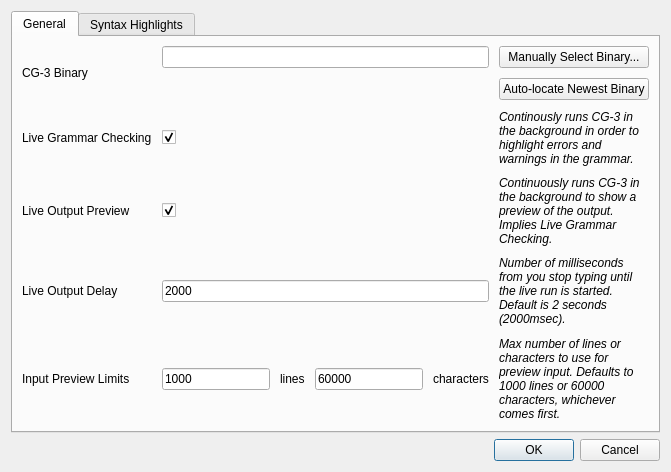
<?xml version="1.0" encoding="UTF-8"?>
<ui version="4.0">
 <class>OptionsDialog</class>
 <widget class="QDialog" name="OptionsDialog">
  <property name="minimumSize">
   <size>
    <width>650</width>
    <height>300</height>
   </size>
  </property>
  <property name="windowTitle">
   <string>Options</string>
  </property>
  <layout class="QVBoxLayout">
   <item>
    <widget class="QTabWidget" name="tabWidget">
     <property name="currentIndex">
      <number>0</number>
     </property>
     <widget class="QWidget" name="tabGeneral">
      <attribute name="title">
       <string>General</string>
      </attribute>
      <layout class="QGridLayout">
       <property name="spacing">
        <number>10</number>
       </property>
       <item row="0" column="0">
        <widget class="QLabel" name="label">
         <property name="text">
          <string>CG-3 Binary</string>
         </property>
        </widget>
       </item>
       <item row="0" column="1">
        <layout class="QVBoxLayout">
         <item>
          <widget class="QLineEdit" name="optBinary">
           <property name="minimumSize">
            <size>
             <width>200</width>
             <height>0</height>
            </size>
           </property>
          </widget>
         </item>
         <item>
          <widget class="QLabel" name="lblRevision"/>
         </item>
        </layout>
       </item>
       <item row="0" column="2">
        <layout class="QVBoxLayout">
         <item>
          <widget class="QPushButton" name="btnBinaryManual">
           <property name="text">
            <string>Manually Select Binary...</string>
           </property>
          </widget>
         </item>
         <item>
          <widget class="QPushButton" name="btnBinaryAuto">
           <property name="text">
            <string>Auto-locate Newest Binary</string>
           </property>
          </widget>
         </item>
        </layout>
       </item>
       <item row="1" column="0">
        <widget class="QLabel" name="label_2">
         <property name="text">
          <string>Live Grammar Checking</string>
         </property>
        </widget>
       </item>
       <item row="1" column="1">
        <widget class="QCheckBox" name="optCheckGrammar">
         <property name="text">
          <string/>
         </property>
         <property name="checked">
          <bool>true</bool>
         </property>
        </widget>
       </item>
       <item row="1" column="2">
        <widget class="QLabel" name="label_3">
         <property name="text">
          <string>&lt;i&gt;Continously runs CG-3 in the background in order to highlight errors and warnings in the grammar.&lt;/i&gt;</string>
         </property>
         <property name="wordWrap">
          <bool>true</bool>
         </property>
        </widget>
       </item>
       <item row="2" column="0">
        <widget class="QLabel" name="label_4">
         <property name="text">
          <string>Live Output Preview</string>
         </property>
        </widget>
       </item>
       <item row="2" column="1">
        <widget class="QCheckBox" name="optPreviewOutput">
         <property name="text">
          <string/>
         </property>
         <property name="checked">
          <bool>true</bool>
         </property>
        </widget>
       </item>
       <item row="2" column="2">
        <widget class="QLabel" name="label_5">
         <property name="text">
          <string>&lt;i&gt;Continuously runs CG-3 in the background to show a preview of the output.&lt;br/&gt;Implies Live Grammar Checking.&lt;/i&gt;</string>
         </property>
         <property name="wordWrap">
          <bool>true</bool>
         </property>
        </widget>
       </item>
       <item row="3" column="0">
        <widget class="QLabel" name="label_7">
         <property name="text">
          <string>Live Output Delay</string>
         </property>
        </widget>
       </item>
       <item row="3" column="1">
        <widget class="QLineEdit" name="optLiveDelay">
         <property name="minimumSize">
          <size>
           <width>75</width>
           <height>0</height>
          </size>
         </property>
         <property name="text">
          <string>2000</string>
         </property>
        </widget>
       </item>
       <item row="3" column="2">
        <widget class="QLabel" name="label_8">
         <property name="text">
          <string>&lt;i&gt;Number of milliseconds from you stop typing until the live run is started. Default is 2 seconds (2000msec).&lt;/i&gt;</string>
         </property>
         <property name="wordWrap">
          <bool>true</bool>
         </property>
        </widget>
       </item>
       <item row="4" column="0">
        <widget class="QLabel" name="label_9">
         <property name="text">
          <string>Input Preview Limits</string>
         </property>
        </widget>
       </item>
       <item row="4" column="1">
        <layout class="QHBoxLayout" name="hboxMaxInputs">
         <item>
          <widget class="QLineEdit" name="optMaxInputLines">
           <property name="minimumSize">
            <size>
             <width>75</width>
             <height>0</height>
            </size>
           </property>
           <property name="text">
            <string>1000</string>
           </property>
          </widget>
         </item>
         <item>
          <widget class="QLabel" name="label_11">
           <property name="text">
            <string>lines</string>
           </property>
          </widget>
         </item>
         <item>
          <widget class="QLineEdit" name="optMaxInputChars">
           <property name="minimumSize">
            <size>
             <width>75</width>
             <height>0</height>
            </size>
           </property>
           <property name="text">
            <string>60000</string>
           </property>
          </widget>
         </item>
         <item>
          <widget class="QLabel" name="label_12">
           <property name="text">
            <string>characters</string>
           </property>
          </widget>
         </item>
        </layout>
       </item>
       <item row="4" column="2">
        <widget class="QLabel" name="label_10">
         <property name="text">
          <string>&lt;i&gt;Max number of lines or characters to use for preview input. Defaults to 1000 lines or 60000 characters, whichever comes first.&lt;/i&gt;</string>
         </property>
         <property name="wordWrap">
          <bool>true</bool>
         </property>
        </widget>
       </item>
      </layout>
     </widget>
     <widget class="QWidget" name="tabSyntaxHighlight">
      <attribute name="title">
       <string>Syntax Highlights</string>
      </attribute>
      <layout class="QGridLayout" name="gridSyntax">
       <item row="0" column="0">
        <widget class="QLabel" name="label_6">
         <property name="text">
          <string>Global Font</string>
         </property>
        </widget>
       </item>
       <item row="0" column="1">
        <widget class="QLineEdit" name="editFont">
         <property name="minimumSize">
          <size>
           <width>200</width>
           <height>0</height>
          </size>
         </property>
         <property name="text">
          <string>Basic editor text font and style</string>
         </property>
         <property name="readOnly">
          <bool>true</bool>
         </property>
        </widget>
       </item>
       <item row="0" column="2">
        <widget class="QPushButton" name="btnFont">
         <property name="text">
          <string>Change Font</string>
         </property>
        </widget>
       </item>
      </layout>
     </widget>
    </widget>
   </item>
   <item>
    <widget class="QDialogButtonBox" name="buttonOk">
     <property name="orientation">
      <enum>Qt::Horizontal</enum>
     </property>
     <property name="standardButtons">
      <set>QDialogButtonBox::Cancel|QDialogButtonBox::Ok</set>
     </property>
    </widget>
   </item>
  </layout>
 </widget>
 <resources/>
 <connections>
  <connection>
   <sender>buttonOk</sender>
   <signal>accepted()</signal>
   <receiver>OptionsDialog</receiver>
   <slot>accept()</slot>
   <hints>
    <hint type="sourcelabel">
     <x>20</x>
     <y>20</y>
    </hint>
    <hint type="destinationlabel">
     <x>20</x>
     <y>20</y>
    </hint>
   </hints>
  </connection>
  <connection>
   <sender>buttonOk</sender>
   <signal>rejected()</signal>
   <receiver>OptionsDialog</receiver>
   <slot>close()</slot>
   <hints>
    <hint type="sourcelabel">
     <x>20</x>
     <y>20</y>
    </hint>
    <hint type="destinationlabel">
     <x>20</x>
     <y>20</y>
    </hint>
   </hints>
  </connection>
 </connections>
</ui>
